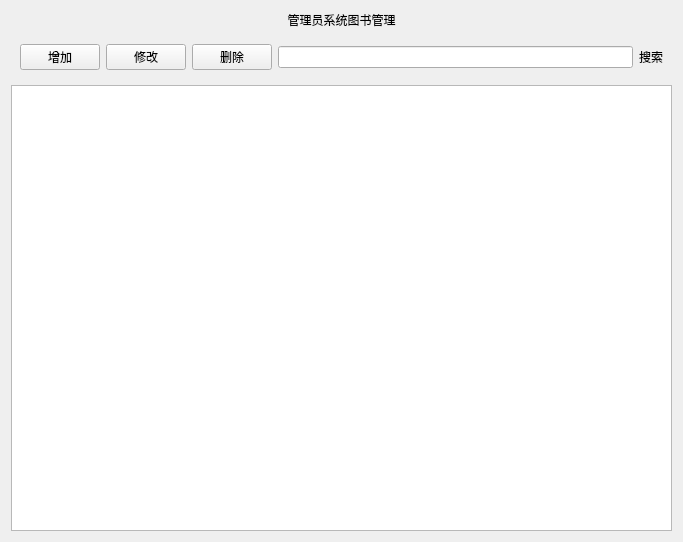
<?xml version="1.0" encoding="UTF-8"?>
<ui version="4.0">
 <class>Cell_Bookmgr</class>
 <widget class="QWidget" name="Cell_Bookmgr">
  <property name="geometry">
   <rect>
    <x>0</x>
    <y>0</y>
    <width>683</width>
    <height>542</height>
   </rect>
  </property>
  <property name="windowTitle">
   <string>Form</string>
  </property>
  <layout class="QGridLayout" name="gridLayout_2">
   <item row="1" column="0">
    <widget class="QWidget" name="widget" native="true">
     <layout class="QGridLayout" name="gridLayout">
      <item row="0" column="4">
       <widget class="QLabel" name="label">
        <property name="text">
         <string>搜索</string>
        </property>
        <property name="alignment">
         <set>Qt::AlignCenter</set>
        </property>
       </widget>
      </item>
      <item row="0" column="3">
       <widget class="QLineEdit" name="lineEdit"/>
      </item>
      <item row="0" column="1">
       <widget class="QPushButton" name="pushButton_2">
        <property name="text">
         <string>修改</string>
        </property>
       </widget>
      </item>
      <item row="0" column="2">
       <widget class="QPushButton" name="pushButton_3">
        <property name="text">
         <string>删除</string>
        </property>
       </widget>
      </item>
      <item row="0" column="0">
       <widget class="QPushButton" name="pushButton">
        <property name="text">
         <string>增加</string>
        </property>
       </widget>
      </item>
     </layout>
    </widget>
   </item>
   <item row="2" column="0">
    <widget class="QTableView" name="tableView"/>
   </item>
   <item row="0" column="0">
    <widget class="QLabel" name="label_2">
     <property name="text">
      <string>管理员系统图书管理</string>
     </property>
     <property name="alignment">
      <set>Qt::AlignCenter</set>
     </property>
    </widget>
   </item>
  </layout>
 </widget>
 <resources/>
 <connections/>
</ui>
